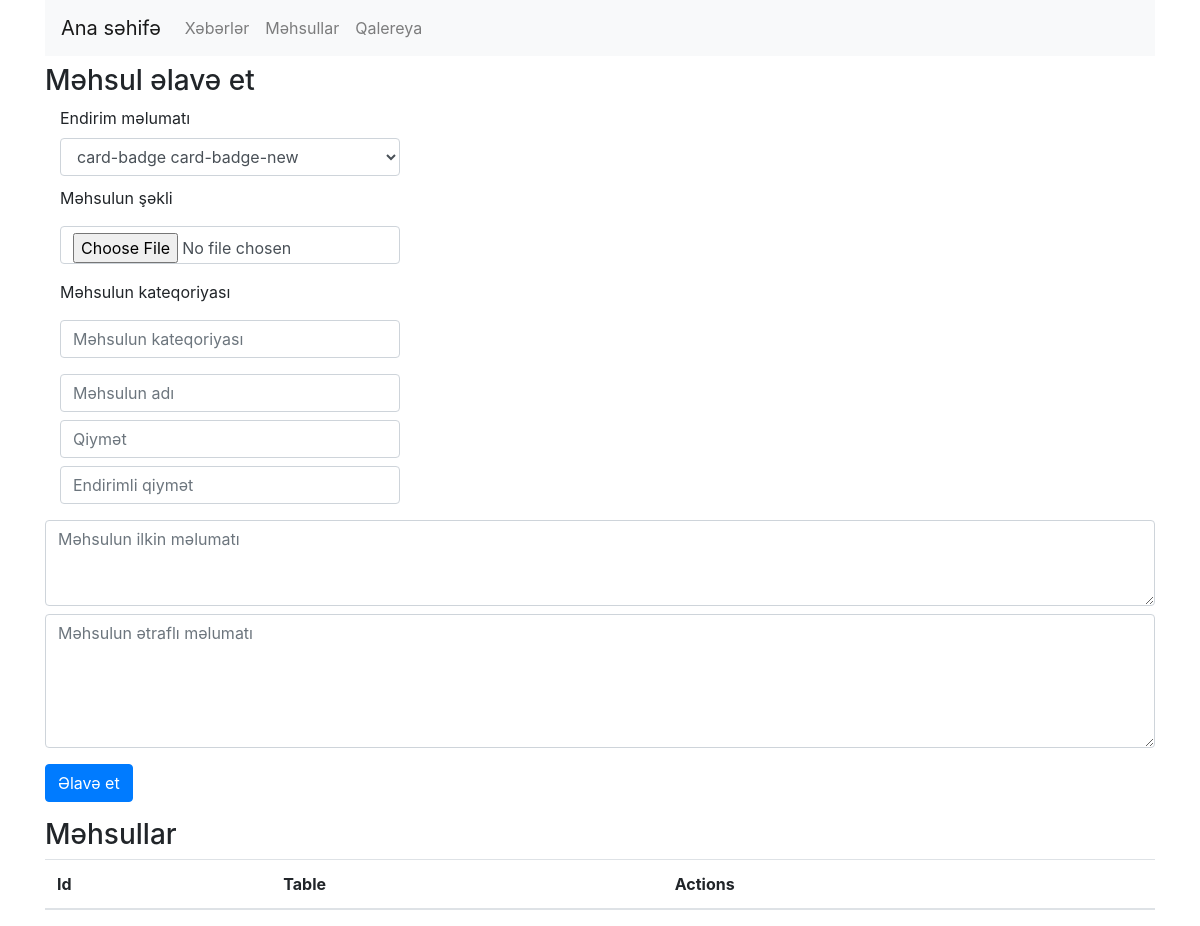
/admin/products, run on an earlier commit of the app's database.
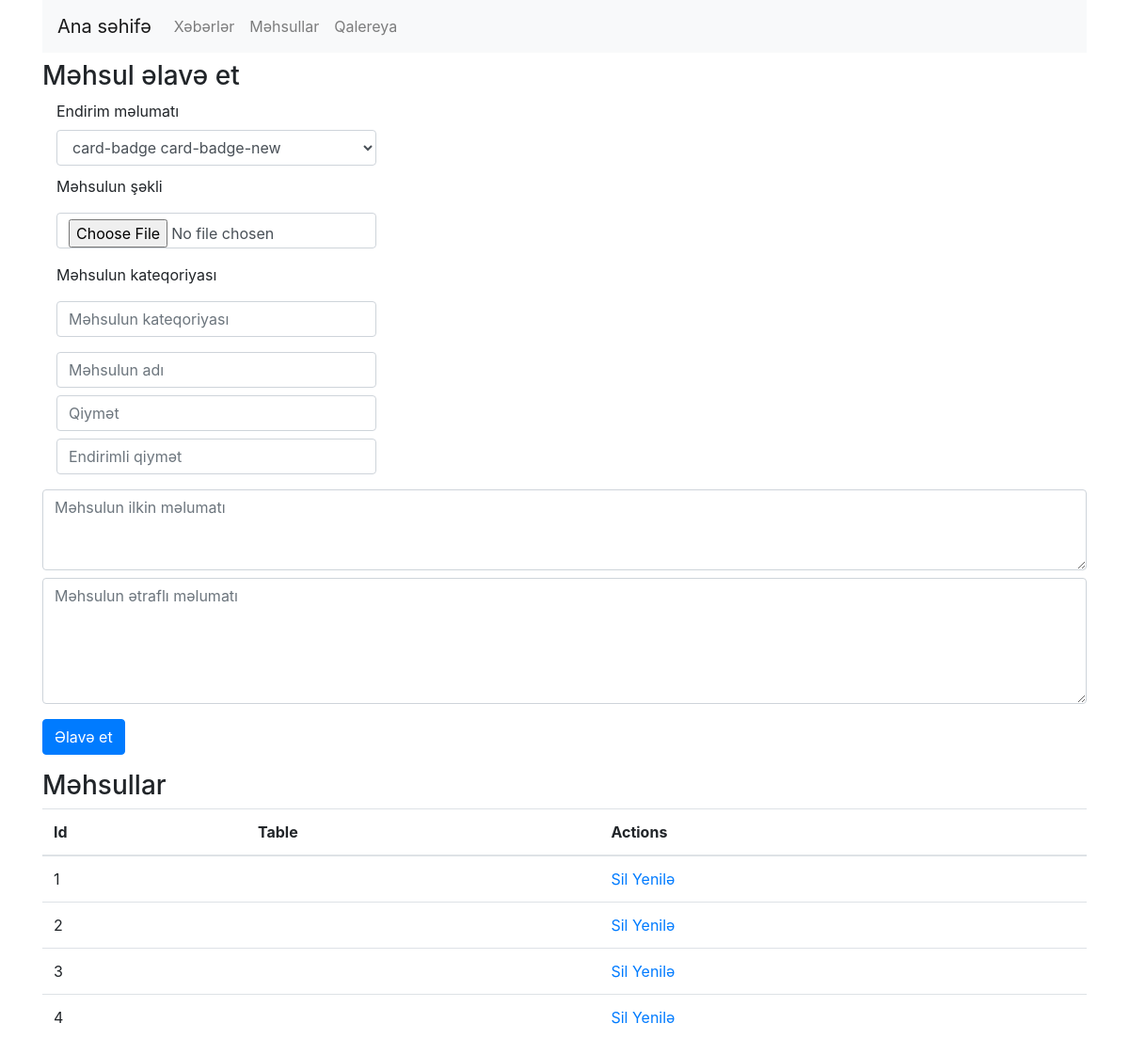
And on a later commit of the database.
### models.py (models this page shows)
class Products(db.Model):
    id=db.Column(db.Integer,primary_key=True)
    product_sale=db.Column(db.String(50))
    product_category=db.Column(db.String(100))
    product_img=db.Column(db.String(50))
    product_name=db.Column(db.String(50))
    product_price=db.Column(db.String(50))
    product_simple_description=db.Column(db.Text)
    product_details_description=db.Column(db.Text)
    product_old_price=db.Column(db.String(50))

### controllers/admin/products.py (the view, shortened to what this page needs)
@app.route('/admin/products',methods=['GET','POST'])
def admin_products():
    from run import db
    from models import Products
    products=Products.query.all()
    return render_template('admin/products.html',products=products)

### templates/admin/products.html (shortened to what this page needs)
{% extends "admin/base.html" %} {% block content %}
<h3 class="my-2">Məhsul əlavə et</h3>
<form action="/admin/products"method='POST' enctype="multipart/form-data">
    <div class="form-group col-sm-4">
        <label for="ccmonth">Endirim məlumatı</label>
        <select class="form-control" name="product_sale">
            <option >card-badge card-badge-new </option>
        </select>
        <label for="ccmonth" style="margin-top:10px">Məhsulun şəkli</label>
        <input type="file" name="product_img" class="form-control my-2" placeholder="Məhsulun şəkli">
    </div>
    <div class="form-group col-sm-4">
        <label for="ccyear">Məhsulun kateqoriyası</label>
            <input class="form-control my-2" name="product_category" type="text" placeholder="Məhsulun kateqoriyası">
    </div>
    <div class="col-sm-4">
        <div class="form-group">
            <input type="text" name="product_name" class="form-control my-2" placeholder="Məhsulun adı">
            <input class="form-control my-2" name="product_price" type="text" placeholder="Qiymət">
            <input class="form-control my-2" name="product_old_price" type="text" placeholder="Endirimli qiymət">
        </div>
    </div>
    <textarea name="product_simple_description" class='form-control my-2' cols="30" rows="3" placeholder="Məhsulun ilkin məlumatı"></textarea>
    <textarea name="product_details_description" class='form-control my-2' cols="30" rows="5" placeholder="Məhsulun ətraflı məlumatı"></textarea>
    <input type="submit"  class="btn btn-primary my-2" value="Əlavə et">
</form>
<h3 class="my-2">Məhsullar</h3>
<table class="table">
    <thead>
        <tr>
            <th>Id</th>
            <th>Table</th>
            <th>Actions</th>
        </tr>
    </thead>
    <tbody>
        {% for product in products %}
        <tr>
            <td scope="row">{{product.id}}</td>
            <td>{{product.product_title}}</td>
            <td>
                <a href="#">Sil</a>
                <a href="#">Yenilə</a>
            </td>
        </tr>
        {% endfor %}
    </tbody>
</table>
{% endblock %}

### templates/admin/base.html (shortened to what this page needs)
<!doctype html>
<html lang="en">
  <head>
    <link rel="stylesheet" href="https://stackpath.bootstrapcdn.com/bootstrap/4.3.1/css/bootstrap.min.css">
  </head>
  <body>
    <div class="container">
      <div class="row">
        <div class="col-12">
          <nav class="navbar navbar-expand-sm navbar-light bg-light">
            <a class="navbar-brand" href="/admin">Ana səhifə</a>
            <div class="collapse navbar-collapse" id="collapsibleNavId">
              <ul class="navbar-nav mr-auto mt-2 mt-lg-0">
                <li class="nav-item">
                  <a class="nav-link" href="/admin/news">Xəbərlər</a>
                </li>
                <li class="nav-item">
                  <a class="nav-link" href="/admin/products">Məhsullar</a>
                </li>
                <li class="nav-item">
                  <a class="nav-link" href="/admin/gallery">Qalereya</a>
                </li>
              </ul>
            </div>
          </nav>
        </div>
      </div>
    </div>
      <div class="container">
        <div class="row">
          <div class="col-12">
            {% block content %}
        {% endblock %}
          </div>
        </div>
      </div>
  </body>
</html>

What changed in the data, as far as the page shows it:
added Products: id "1"
added Products: id "2"
added Products: id "3"
added Products: id "4"
